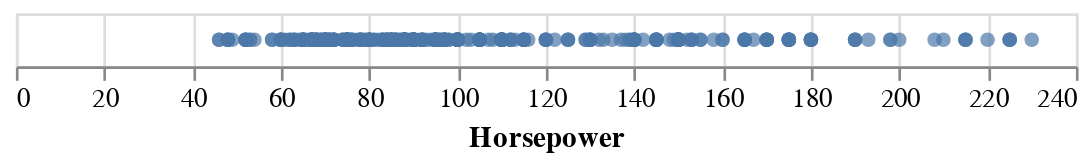

The cell this chart's notebook holds for it:
### Code cell
alt.Chart(df).mark_circle().encode(
    x="Horsepower"
)

### Figure 1 — Vega-Lite specification as saved in the notebook (floating-point values rounded to 4 significant figures; data arrays with more than 128 entries replaced by an {"elided": "..."} marker saying what was removed)
{"config": {"view": {"continuousWidth": 400, "continuousHeight": 300}}, "data": {"name": "data-8e25068d8b9a578f41a59c91e539d690"}, "mark": "circle", "encoding": {"x": {"type": "quantitative", "field": "Horsepower"}}, "$schema": "https://vega.github.io/schema/vega-lite/v4.8.1.json", "datasets": {"data-8e25068d8b9a578f41a59c91e539d690": {"elided": "406 records"}}}
